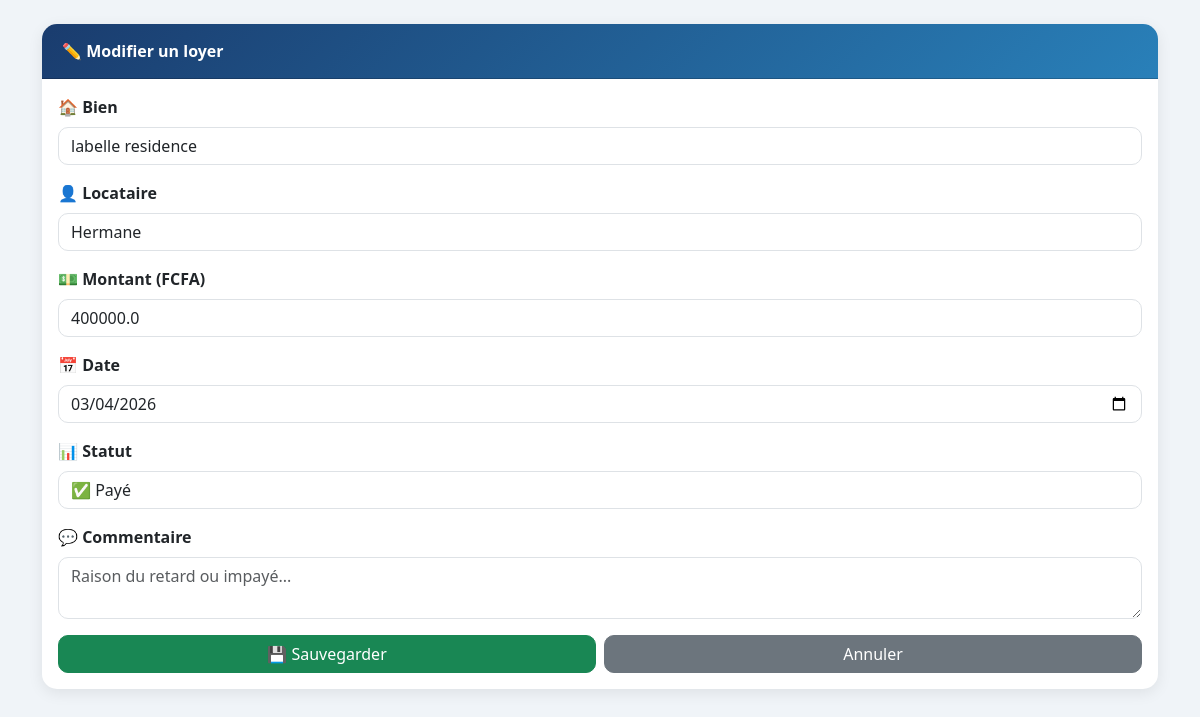
The app's page /modifier/4 (signed in) with its own data.
### tables this page shows
CREATE TABLE loyers (
        id INTEGER PRIMARY KEY AUTOINCREMENT,
        bien TEXT NOT NULL,
        locataire TEXT NOT NULL,
        montant REAL NOT NULL,
        date TEXT NOT NULL,
        statut TEXT NOT NULL
    , commentaire TEXT);

### app.py (the view)
@app.route('/modifier/<int:id>')
@login_required
def modifier(id):
    conn = sqlite3.connect('database.db')
    c = conn.cursor()
    c.execute('SELECT * FROM loyers WHERE id = ?', (id,))
    loyer = c.fetchone()
    conn.close()
    return render_template('modifier.html', loyer=loyer)

### app.py (called while the page is built)
def login_required(f):
    from functools import wraps
    @wraps(f)
    def decorated(*args, **kwargs):
        if 'user' not in session:
            return redirect('/login')
        return f(*args, **kwargs)
    return decorated

### templates/modifier.html (shortened to what this page needs)
<!DOCTYPE html>
<html lang="fr">
<head>
    <link rel="stylesheet" href="https://cdn.jsdelivr.net/npm/bootstrap@5.3.0/dist/css/bootstrap.min.css">
</head>
<body class="container mt-4">
    <div class="card">
        <div class="card-header">✏️ Modifier un loyer</div>
        <div class="card-body">
            <form action="/modifier/{{ loyer[0] }}" method="POST">
                <div class="mb-3">
                    <label class="form-label fw-bold">🏠 Bien</label>
                    <input type="text" name="bien" class="form-control" value="{{ loyer[1] }}" required>
                </div>
                <div class="mb-3">
                    <label class="form-label fw-bold">👤 Locataire</label>
                    <input type="text" name="locataire" class="form-control" value="{{ loyer[2] }}" required>
                </div>
                <div class="mb-3">
                    <label class="form-label fw-bold">💵 Montant (FCFA)</label>
                    <input type="number" name="montant" class="form-control" value="{{ loyer[3] }}" required>
                </div>
                <div class="mb-3">
                    <label class="form-label fw-bold">📅 Date</label>
                    <input type="date" name="date" class="form-control" value="{{ loyer[4] }}" required>
                </div>
                <div class="mb-3">
                    <label class="form-label fw-bold">📊 Statut</label>
                    <select name="statut" class="form-control">
                        <option value="Payé" {% if loyer[5] == 'Payé' %}selected{% endif %}>✅ Payé</option>
                    </select>
                </div>
                <div class="mb-3">
                    <label class="form-label fw-bold">💬 Commentaire</label>
                    <textarea name="commentaire" class="form-control" rows="2"
                        placeholder="Raison du retard ou impayé...">{{ loyer[6] if loyer[6] else '' }}</textarea>
                </div>
                <div class="d-flex gap-2">
                    <button type="submit" class="btn btn-success w-100">💾 Sauvegarder</button>
                    <a href="/" class="btn btn-secondary w-100">Annuler</a>
                </div>
            </form>
        </div>
    </div>
</body>
</html>

### templates/modifier.html (style rules this page uses)
body { background: #f0f4f8; }
.card { border: none; border-radius: 15px; box-shadow: 0 4px 15px rgba(0,0,0,0.08); }
.card-header { background: linear-gradient(135deg, #1a3c6e, #2980b9); color: white; border-radius: 15px 15px 0 0 !important; font-weight: bold; padding: 15px 20px; }
.form-control, .form-select { border-radius: 10px; }
.btn { border-radius: 10px; }

### records on screen
loyers: bien "labelle residence", locataire "Hermane", montant "400000.0", date "03/04/2026", statut "✅ Payé"
